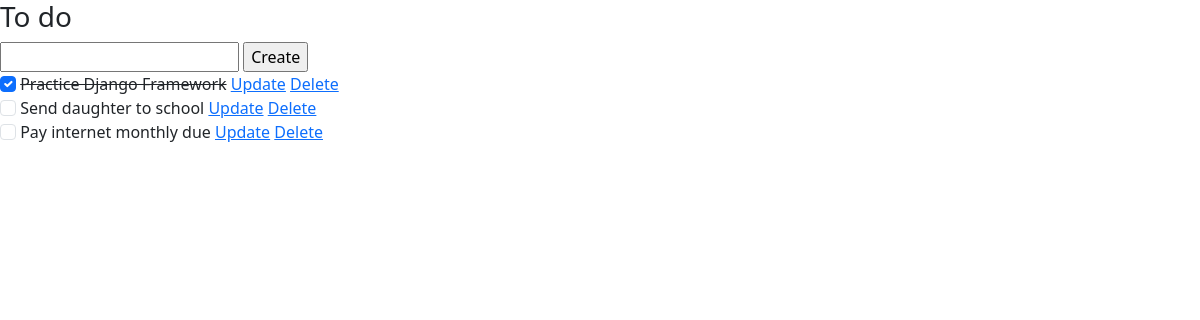
Before: / with the older database file.
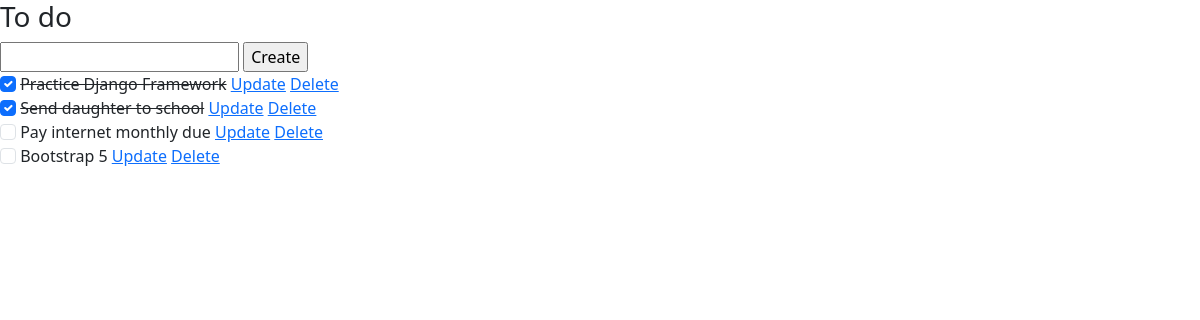
After: the same page with the newer database file.
### task/models.py (models this page shows)
class Task(models.Model):
    title = models.CharField(max_length=200)
    complete = models.BooleanField(default=False)
    created = models.DateTimeField(auto_now_add=True)
    def __str__(self):
        return self.title

### task/views.py (the view)
# urls.py: path('', views.index, name="list"),
def index(request):
    task = Task.objects.all()
    form = TaskForm()
    if request.method == 'POST':
        form = TaskForm(request.POST)
        if form.is_valid():
            form.save()
            return redirect('/')
    context = {'task': task, 'form':form}
    return render(request, 'task/list.html', context)

### task/forms.py
class TaskForm(forms.ModelForm):
    class Meta:
        model = Task
        fields = "__all__"

### task/templates/task/list.html (shortened to what this page needs)
{% extends 'task/base.html' %}
{% load static %}
{% block content %}
<h3>To do</h3>
<form  method="POST" action="/">
    {{form.title}}
    <input type="submit" value="Create">
</form>
{% for task in task %}
<div>
    <input class="form-check-input" type="checkbox" id="check1" name="option1" {% if task.complete == True %} checked {% endif %}>
    {% if task.complete == True %}
        <strike>{{task}}</strike>
    {% else %}
        <span>{{task}}</span>
    {% endif %}
    <a href="{% url 'update_task' task.id %}">Update</a>
    <a href="{% url 'delete_task' task.id %}">Delete</a>
</div>
{% endfor %}
{% endblock  %}

### task/templates/task/base.html (shortened to what this page needs)
{% load static %}
<!DOCTYPE html>
<html lang="en">
<head>
    <link rel="stylesheet" type="text/css" href="{% static 'task/css/bootstrap.min.css' %}">
</head>
<body>
    {% block content %}
    {% endblock  %}
</body>
</html>

Changed rows visible on the page:
changed Task "Send daughter to school": complete "☐" → "☑"
added Task: title "Bootstrap 5"
